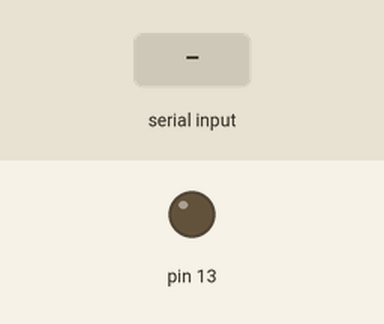
This sketch was run on a simulated Arduino Uno, built with avr-gcc and run on an emulated ATmega328P. Parts: output pins drawn as LEDs (lit = HIGH). The test bench sets the inputs (shaded band). What the sketch prints to the serial monitor is not drawn.

Above: at 1.2 s.
1.3 s: "1" received over Serial
At 1.8 s:
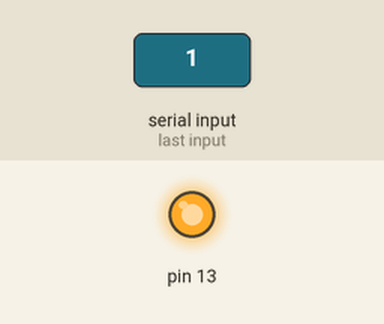
2.8 s: "0" received over Serial
At 4.2 s:
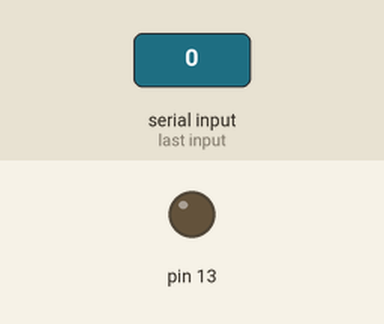
Timing chart, 0 to 5.8 s (numbered marks = the images above; inputs shaded):
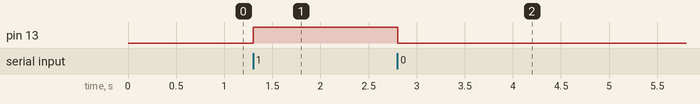

The sketch:

bluetooth_test.ino
```cpp
void setup() {
  // put your setup code here, to run once:
pinMode(13,OUTPUT);
Serial.begin(9600);
}

void loop() {
  // put your main code here, to run repeatedly:
if(Serial.available()){
  digitalWrite(13,Serial.read()%2);
}
delay(100);
Serial.println("hello!");
}
```

Measured:
- after the input at 1.3 s, pin 13: LOW → HIGH at once
- after the input at 2.8 s, pin 13: HIGH → LOW at once
